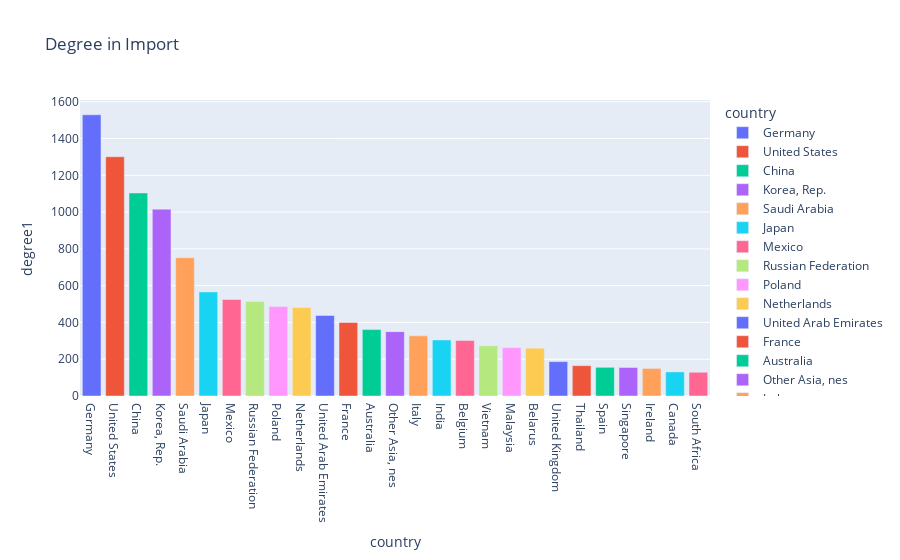
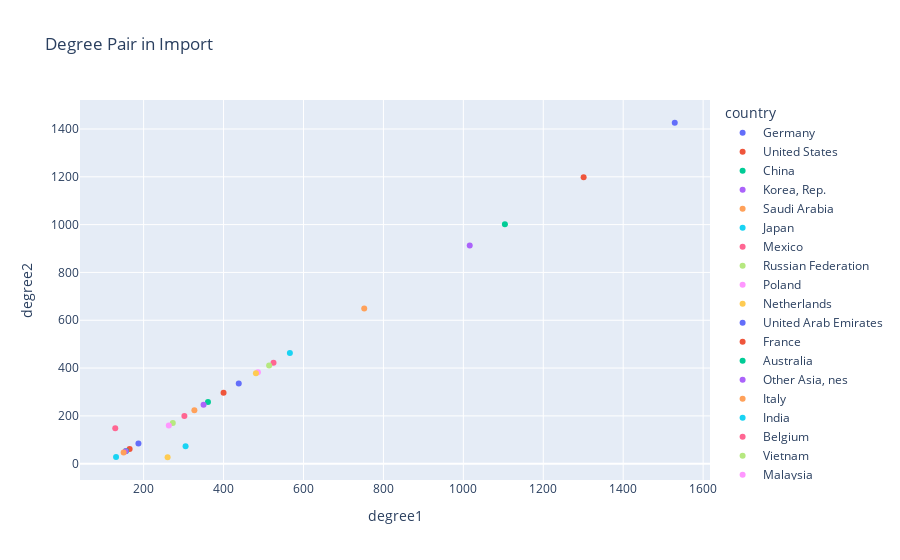
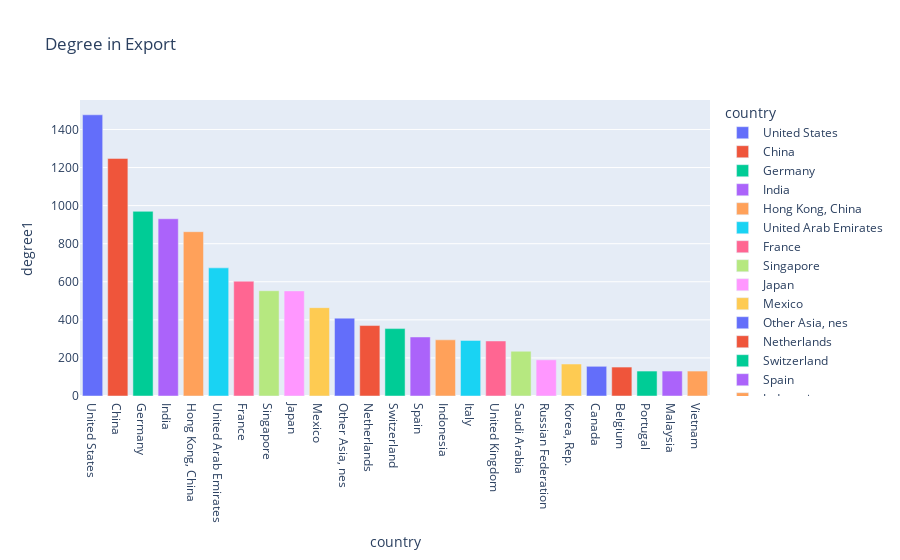
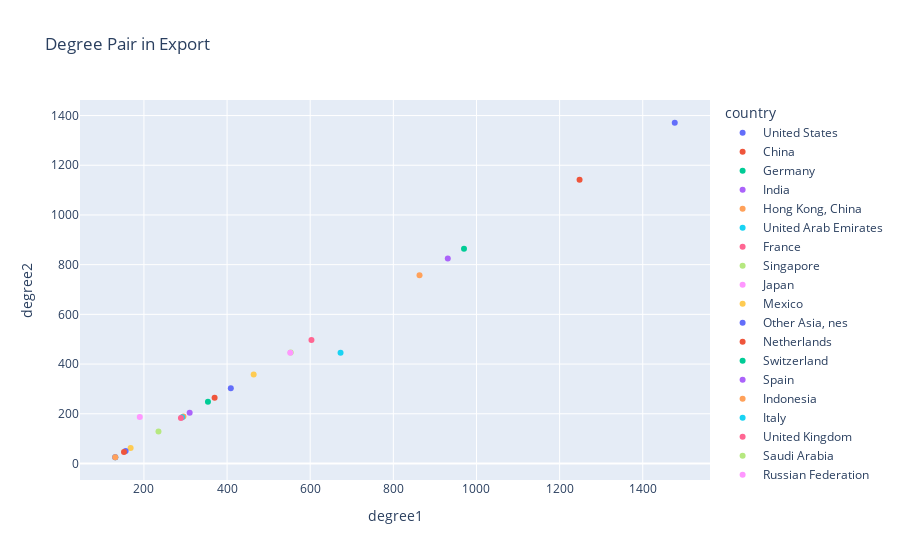

The code cell stored with these charts, in order, in its notebook:
### Code cell
for trade in trades:
    # Display 1
    df_raw = degree_df.query('trade == "{}"'.format(trade)).query('degree1 > 100')
    df = df_raw.sort_values(by='degree1', ascending=False)
    px.bar(df, x='country', y='degree1', color='country', title='Degree in {}'.format(trade)).show()

    # Display 2
    df = df_raw.sort_values(by='degree1', ascending=False)
    px.scatter(df, x='degree1', y='degree2', color='country', title='Degree Pair in {}'.format(trade)).show()
